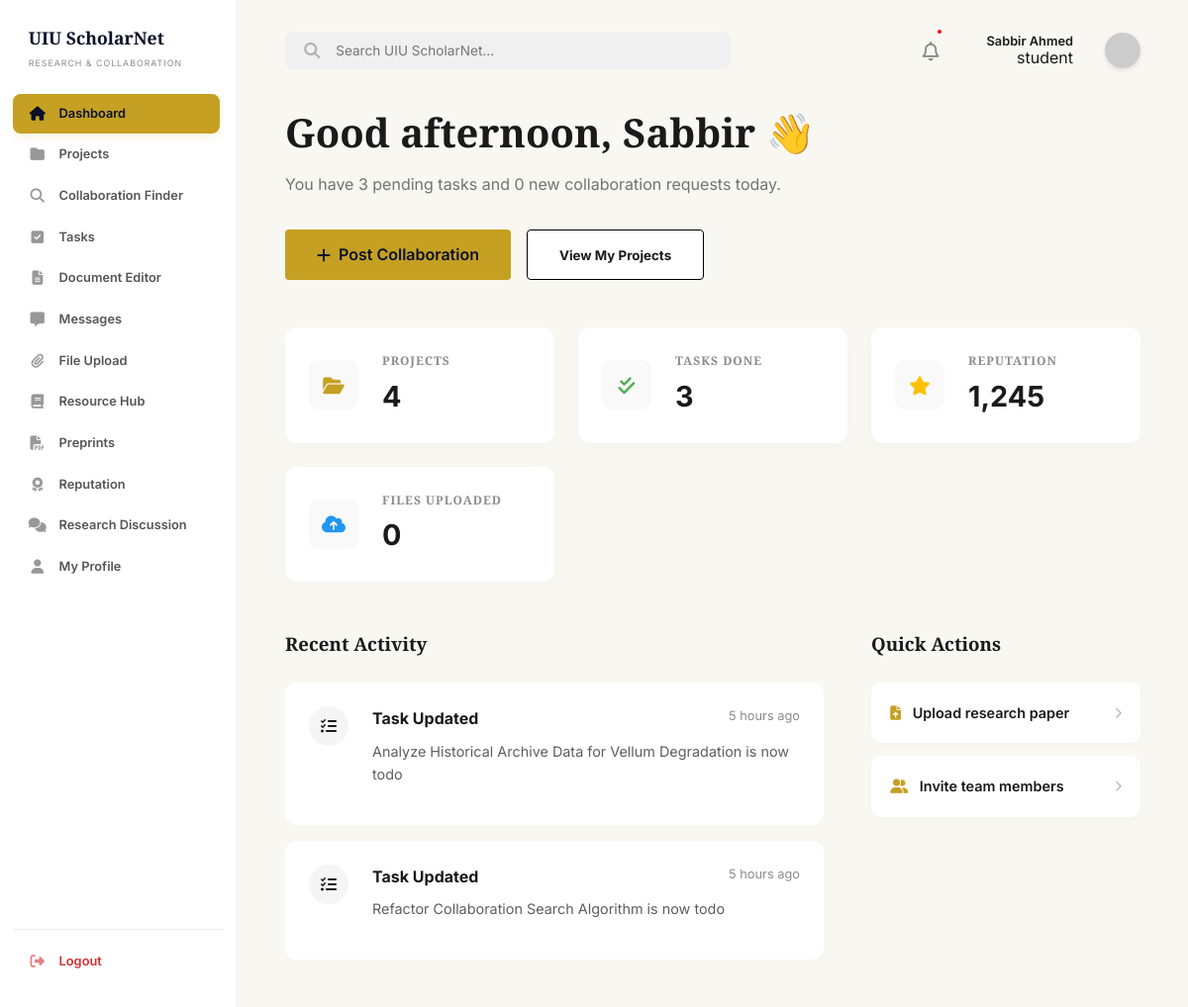
Page /dashboard/index.php (signed in) on the committed database.
### tables this page shows
CREATE TABLE IF NOT EXISTS users (
    id INT AUTO_INCREMENT PRIMARY KEY,
    full_name VARCHAR(100) NOT NULL,
    email VARCHAR(100) UNIQUE NOT NULL,
    password VARCHAR(255) NOT NULL,
    role ENUM('student', 'faculty', 'admin') DEFAULT 'student',
    is_verified TINYINT(1) DEFAULT 1,
    account_status ENUM('active', 'banned') DEFAULT 'active',
    department VARCHAR(100),
    interests TEXT,
    skills TEXT,
    points INT DEFAULT 0,
    reputation INT DEFAULT 0,
    last_active_at TIMESTAMP NULL DEFAULT NULL,
    created_at TIMESTAMP DEFAULT CURRENT_TIMESTAMP
);

### includes/auth_check.php (called while the page is built, shortened)
<?php
require_once('db_connect.php');
$user_id = (int)$_SESSION['user_id'];
$stmt = $conn->prepare("SELECT * FROM users WHERE id = ?");
$stmt->bind_param("i", $user_id);
$stmt->execute();
$user_result = $stmt->get_result();
$user_data = $user_result->fetch_assoc();
?>

### includes/db_connect.php (called while the page is built, shortened)
<?php
$host = getenv('DB_HOST') ?: "127.0.0.1";
$user = getenv('DB_USER') ?: "root";
$pass = getenv('DB_PASS');
if ($pass === false) {
    $pass = "";
}
$dbname = getenv('DB_NAME') ?: "uiu_scholarnet";
$port = getenv('DB_PORT') ?: 3306;
$conn = mysqli_connect($host, $user, $pass, $dbname, $port);
mysqli_set_charset($conn, "utf8mb4");
function db_query($sql, $params = [], $types = "") {
    global $conn;
    $stmt = $conn->prepare($sql);
    if ($params) {
        if (empty($types)) {
            $types = "";
            foreach ($params as $param) {
                if (is_int($param)) {
                    $types .= "i";
                } elseif (is_double($param)) {
                    $types .= "d";
                } else {
                    $types .= "s";
                }
            }
        }
        $stmt->bind_param($types, ...$params);
    }
    if (!$stmt->execute()) {
        die("Query execution failed: " . $stmt->error);
    }
    $result = $stmt->get_result();
    if ($result === false && $stmt->field_count === 0) {
        return true;
    }
    return $result;
}
?>

### dashboard/index.php (the view, shortened to what this page needs)
<?php
require_once('../includes/auth_check.php');
require_once('../includes/layout.php');
$projects_total = (int)(db_query("SELECT COUNT(DISTINCT p.id) as total FROM projects p LEFT JOIN project_members pm ON p.id = pm.project_id AND pm.user_id = ? WHERE p.creator_id = ? OR pm.user_id = ?", [$user_id, $user_id, $user_id])->fetch_assoc()['total'] ?? 0);
$tasks = (int)(db_query("SELECT COUNT(*) as total FROM tasks WHERE assigned_to = ? AND status = 'done'", [$user_id])->fetch_assoc()['total'] ?? 0);
$files = (int)(db_query("SELECT COUNT(*) as total FROM resources WHERE user_id = ?", [$user_id])->fetch_assoc()['total'] ?? 0);
$pending_tasks = (int)(db_query("SELECT COUNT(*) as total FROM tasks WHERE assigned_to = ? AND status != 'done'", [$user_id])->fetch_assoc()['total'] ?? 0);
$collab_requests = (int)(db_query("SELECT COUNT(*) as total FROM collaboration_applications ca JOIN collaboration_posts cp ON ca.post_id = cp.id WHERE cp.user_id = ? AND ca.status = 'pending'", [$user_id])->fetch_assoc()['total'] ?? 0);
$recent_tasks = db_query("SELECT title, created_at, status FROM tasks WHERE assigned_to = ? ORDER BY created_at DESC LIMIT 2", [$user_id]);
$activities = [];
while ($row = $recent_tasks->fetch_assoc()) {
    $activities[] = [
        'type' => 'task',
        'title' => 'Task Updated',
        'desc' => htmlspecialchars($row['title']) . ' is now ' . htmlspecialchars($row['status']),
        'time' => $row['created_at']
    ];
}
usort($activities, function($a, $b) {
    return strtotime($b['time']) - strtotime($a['time']);
});
function time_elapsed_string($datetime, $full = false) {
    $now = new DateTime;
    $ago = new DateTime($datetime);
    $diff = $now->diff($ago);
    $diff->w = floor($diff->d / 7);
    $diff->d -= $diff->w * 7;
    $string = array(
        'y' => 'year',
        'm' => 'month',
        'w' => 'week',
        'd' => 'day',
        'h' => 'hour',
        'i' => 'minute',
        's' => 'second',
    );
    foreach ($string as $k => &$v) {
        if ($diff->$k) {
            $v = $diff->$k . ' ' . $v . ($diff->$k > 1 ? 's' : '');
        } else {
            unset($string[$k]);
        }
    }
    if (!$full) $string = array_slice($string, 0, 1);
    return $string ? implode(', ', $string) . ' ago' : 'just now';
}
?>
    <?php include('../includes/sidebar.php'); ?>
    <main class="main-content">
        <?php include('../includes/header.php'); ?>
        <section class="greeting">
            <?php
            $hour = date('H');
            if ($hour < 12) {
                $greeting = "Good morning";
            } elseif ($hour < 18) {
                $greeting = "Good afternoon";
            } else {
                $greeting = "Good evening";
            }
            ?>
            <h1><?php echo $greeting; ?>, <?php echo htmlspecialchars(explode(' ', $user_data['full_name'])[0]); ?> 👋</h1>
            <p>You have <?php echo $pending_tasks; ?> pending tasks and <?php echo $collab_requests; ?> new collaboration requests today.</p>
            <div class="dash-actions">
                <a href="collaboration.php" class="btn btn-primary btn-collab"><i class="fa-solid fa-plus"></i> Post Collaboration</a>
                <button class="btn btn-outline btn-view-projects" onclick="openProjectsModal()">View My Projects</button>
            </div>
        </section>
        <section class="dash-stats">
            <div class="stat-card">
                <div class="stat-icon"><i class="fa-solid fa-folder-open" style="color: var(--secondary-color);"></i></div>
                <div class="stat-info">
                    <h4>PROJECTS</h4>
                    <div class="value"><?php echo $projects_total; ?></div>
                </div>
            </div>
            <div class="stat-card">
                <div class="stat-icon"><i class="fa-solid fa-check-double stat-icon-green"></i></div>
                <div class="stat-info">
                    <h4>TASKS DONE</h4>
                    <div class="value"><?php echo $tasks; ?></div>
                </div>
            </div>
            <div class="stat-card">
                <div class="stat-icon"><i class="fa-solid fa-star stat-icon-yellow"></i></div>
                <div class="stat-info">
                    <h4>REPUTATION</h4>
                    <div class="value"><?php echo number_format($user_data['points']); ?></div>
                </div>
            </div>
            <div class="stat-card">
                <div class="stat-icon"><i class="fa-solid fa-cloud-arrow-up stat-icon-blue"></i></div>
                <div class="stat-info">
                    <h4>FILES UPLOADED</h4>
                    <div class="value"><?php echo $files; ?></div>
                </div>
            </div>
        </section>
        <div class="dash-grid">
            <section class="activity-feed">
                <h3>Recent Activity</h3>
                <?php if (empty($activities)): ?>
                    <p class="text-muted" style="color: var(--text-light); margin-top: 1rem;">No recent activity to show.</p>
                <?php else: ?>
                    <?php foreach (array_slice($activities, 0, 4) as $activity): ?>
                        <div class="activity-card">
                            <div class="activity-icon">
                                <?php if ($activity['type'] === 'collab'): ?>
                                    <i class="fa-solid fa-user-plus"></i>
                                <?php else: ?>
                                    <i class="fa-solid fa-tasks"></i>
                                <?php endif; ?>
                            </div>
                            <div class="activity-body">
                                <div class="activity-header">
                                    <h4><?php echo $activity['title']; ?></h4>
                                    <span class="time"><?php echo time_elapsed_string($activity['time']); ?></span>
                                </div>
                                <div class="activity-content">
                                    <?php echo $activity['desc']; ?>
                                </div>
                            </div>
                        </div>
                    <?php endforeach; ?>
                <?php endif; ?>
            </section>
            <aside class="dash-sidebar">
                <section class="quick-actions">
                    <h3>Quick Actions</h3>
                    <a href="file_upload.php" class="action-item">
                        <span><i class="fa-solid fa-file-arrow-up action-icon"></i> Upload research paper</span>
                        <i class="fa-solid fa-chevron-right chevron-icon"></i>
                    </a>
                    <a href="collaboration.php" class="action-item">
                        <span><i class="fa-solid fa-user-group action-icon"></i> Invite team members</span>
                        <i class="fa-solid fa-chevron-right chevron-icon"></i>
                    </a>
                </section>
            </aside>
        </div>
    </main>

### includes/header.php (shortened to what this page needs)
<header class="dash-header">
    <div class="search-container">
        <i class="fa-solid fa-magnifying-glass search-icon"></i>
        <input type="text" placeholder="Search UIU ScholarNet...">
    </div>
    <div class="header-actions flex-center-end">
        <?php if ((!isset($is_admin_panel) || !$is_admin_panel) && (!isset($is_admin_sidebar) || !$is_admin_sidebar)): ?>
        <a href="notifications.php" class="notification-icon text-inherit relative flex-center h-36px">
            <i class="fa-regular fa-bell header-icon text-1-2rem"></i>
            <?php if (($collab_requests ?? 0) > 0 || ($pending_tasks ?? 0) > 0 || ($unread_notifications ?? 0) > 0): ?>
                <span class="notification-dot notification-dot-header"></span>
            <?php endif; ?>
        </a>
        <?php endif; ?>
        <div class="flex-column-end">
            <span class="fw-600 text-0-8rem text-color-primary"><?php echo htmlspecialchars($user_data['full_name'] ?? 'User'); ?></span>
            <?php if (isset($user_data['role'])): ?>
                <?php if ($user_data['role'] === 'admin'): ?>
                    <span class="role-admin">ADMIN</span>
                <?php elseif ($user_data['role'] === 'faculty' && isset($user_data['is_verified']) && $user_data['is_verified']): ?>
                    <span class="role-faculty"><i class="fa-solid fa-circle-check"></i> FACULTY</span>
                <?php elseif ($user_data['role'] === 'faculty' && isset($user_data['is_verified']) && !$user_data['is_verified']): ?>
                    <span class="role-unverified">UNVERIFIED</span>
                <?php else: ?>
                    <span class="role-default"><?php echo htmlspecialchars($user_data['role']); ?></span>
                <?php endif; ?>
            <?php endif; ?>
        </div>
        <a href="profile.php" class="text-inherit flex-center">
            <img src="https://ui-avatars.com/api/?name=<?php echo urlencode($user_data['full_name'] ?? 'User'); ?>&background=0a1128&color=fff" alt="Avatar" class="avatar-header">
        </a>
    </div>
</header>

### assets/css/global.css (style rules this page uses)
:root { --primary-color: #0a1128; --secondary-color: #c5a022; --bg-color: #f8f7f2; --text-color: #1a1a1a; --accent-color: #e8e6d9; --white: #ffffff; --transition: all 0.3s ease; --font-heading: 'Playfair Display', serif; --font-body: 'Inter', sans-serif; }
* { margin: 0; padding: 0; box-sizing: border-box; }
body { font-family: var(--font-body); background-color: var(--bg-color); color: var(--text-color); line-height: 1.6; overflow-x: hidden; }
h1, h2, h3, h4 { font-family: var(--font-heading); font-weight: 700; }
a { text-decoration: none; color: inherit; transition: var(--transition); }
.btn { padding: 0.8rem 2rem; border-radius: 4px; font-weight: 600; cursor: pointer; display: inline-flex; align-items: center; gap: 0.5rem; transition: var(--transition); border: none; font-family: var(--font-body); }
.btn-primary { background-color: var(--secondary-color); color: var(--white); }
.btn-outline { background: transparent; border: 1px solid #ddd; color: var(--text-color); }

### assets/css/layout.css (style rules this page uses)
.dashboard-page { display: flex; background-color: var(--bg-color); min-height: 100vh; width: 100%; }
.main-content { flex: 1; margin-left: 240px; padding: 2rem 3rem; min-height: 100vh; }
.dash-header { display: flex; justify-content: space-between; align-items: center; margin-bottom: 2rem; }
.search-container { background: #f0f0f0; padding: 0.7rem 1.2rem; border-radius: 8px; display: flex; align-items: center; gap: 1rem; width: 100%; max-width: 450px; }
.search-container input { background: transparent; border: none; outline: none; width: 100%; font-family: var(--font-body); font-size: 0.85rem; }

### assets/css/dashboard.css (style rules this page uses)
.greeting h1 { font-size: 2.5rem; margin-bottom: 0.5rem; }
.greeting p { opacity: 0.6; margin-bottom: 2rem; }
.dash-actions { display: flex; gap: 1rem; margin-bottom: 3rem; }
.dash-stats { display: grid; grid-template-columns: repeat(auto-fit, minmax(240px, 1fr)); gap: 1.5rem; margin-bottom: 3rem; }
.stat-card { background: var(--white); padding: 1.5rem; border-radius: 12px; display: flex; align-items: center; gap: 1.5rem; box-shadow: 0 4px 15px rgba(0, 0, 0, 0.02); transition: transform 0.2s ease, box-shadow 0.2s ease; }
.stat-icon { width: 50px; height: 50px; background: #f9f9f9; border-radius: 10px; display: flex; align-items: center; justify-content: center; font-size: 1.2rem; }
.stat-info h4 { font-size: 0.75rem; text-transform: uppercase; letter-spacing: 1px; opacity: 0.5; margin-bottom: 0.2rem; }
.stat-info .value { font-size: 1.8rem; font-weight: 700; font-family: var(--font-body); }
.dash-grid { display: grid; grid-template-columns: 2fr 1fr; gap: 3rem; }
.activity-feed h3, .quick-actions h3 { margin-bottom: 1.5rem; display: flex; justify-content: space-between; align-items: center; }
.activity-card { background: var(--white); padding: 1.5rem; border-radius: 12px; margin-bottom: 1rem; display: flex; gap: 1.5rem; }
.activity-icon { width: 40px; height: 40px; background: #f5f5f5; border-radius: 50%; display: flex; align-items: center; justify-content: center; }
.activity-body { flex: 1; }
.activity-header { display: flex; justify-content: space-between; margin-bottom: 0.5rem; }
.activity-header h4 { font-family: var(--font-body); font-size: 1rem; }
.activity-header .time { font-size: 0.8rem; opacity: 0.5; }
.activity-content { font-size: 0.9rem; opacity: 0.7; margin-bottom: 1rem; }
.action-item { background: var(--white); padding: 1.2rem; border-radius: 10px; margin-bottom: 0.8rem; display: flex; justify-content: space-between; align-items: center; font-weight: 600; font-size: 0.9rem; box-shadow: 0 4px 10px rgba(0, 0, 0, 0.02); }
.search-icon { opacity: 0.3; }
.notification-icon { font-size: 1.2rem; margin-right: 1.5rem; position: relative; }
.notification-dot { position: absolute; top: -5px; right: -5px; width: 8px; height: 8px; background: red; border-radius: 50%; border: 2px solid var(--white); }
.btn-collab { background-color: var(--secondary-color); color: var(--primary-color); }
.btn-view-projects { background: white; border-color: #000; font-weight: 700; }
.stat-icon-green { color: #4CAF50; }
.stat-icon-yellow { color: #FFC107; }
.stat-icon-blue { color: #2196F3; }
.action-icon { color: var(--secondary-color); margin-right: 0.5rem; }
.chevron-icon { font-size: 0.7rem; opacity: 0.3; }

### assets/css/collaboration.css (style rules this page uses)
.header-icon { font-size: 1.2rem; opacity: 0.5; }

### rows in the picture
users: full_name "Sabbir Ahmed", role "student", full_name "Sabbir", points "1,245"

### other values in the picture
$greeting "Good afternoon"
$pending_tasks "3"
$collab_requests "0"
$projects_total "4"
$tasks "3"
$files "0"
$activity['title'] "Task Updated"
time_elapsed_string($activity['time']) "5 hours ago"
$activity['desc'] "Analyze Historical Archive Data for Vellum Degradation is now todo"
$activity['desc'] "Refactor Collaboration Search Algorithm is now todo"
